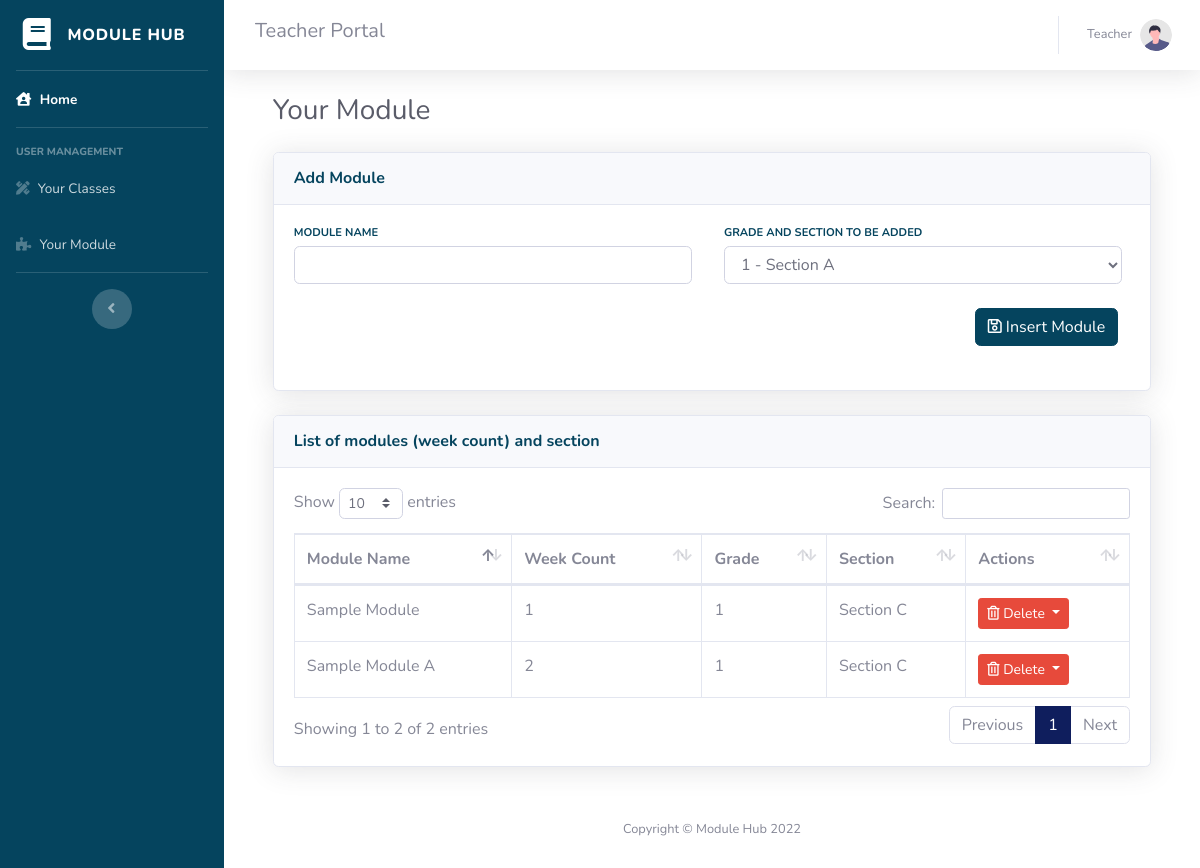
The app's page /student/modules.php (signed in), older data.
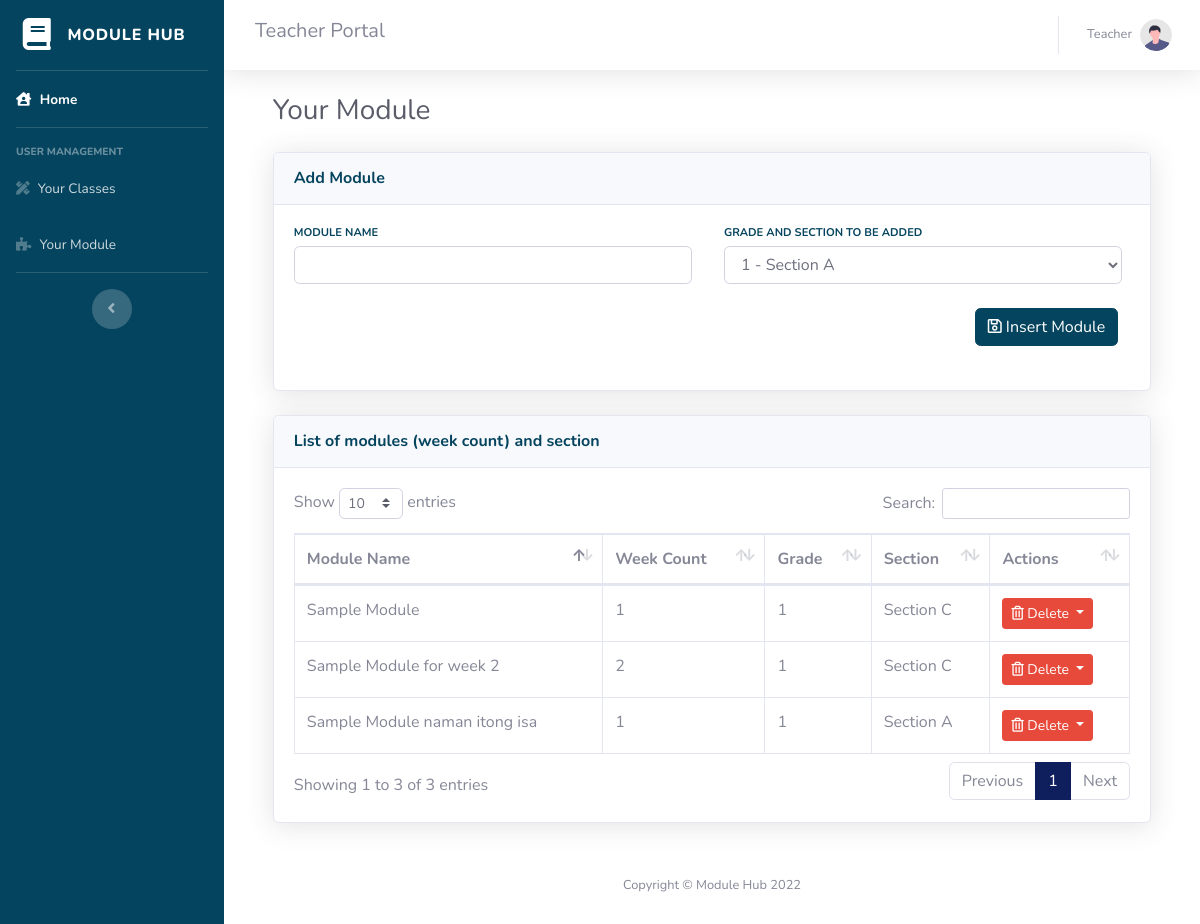
The same page, newer data.
### tables this page shows
CREATE TABLE `module` (
  `id` int(12) NOT NULL,
  `module_name` varchar(128) NOT NULL,
  `user_id` int(12) NOT NULL,
  `subject_id` int(12) NOT NULL,
  `section_id` int(11) NOT NULL,
  `teacher_id` int(12) NOT NULL,
  `count_week` int(12) NOT NULL,
  `returned` tinyint(1) NOT NULL DEFAULT 0,
  `code_unique` text DEFAULT NULL,
  `updated_at` datetime NOT NULL DEFAULT current_timestamp()
);

CREATE TABLE `subjects` (
  `id` int(11) NOT NULL,
  `code` varchar(64) DEFAULT NULL,
  `description` varchar(128) DEFAULT NULL,
  `grade` int(3) NOT NULL DEFAULT 1
);

CREATE TABLE `section` (
  `id` int(11) NOT NULL,
  `grade` int(3) NOT NULL,
  `section` varchar(32) NOT NULL,
  `teacher_id` int(12) NOT NULL DEFAULT 0
);

### student/modules.php (the view, shortened to what the changed rows need)
<?php
include("head.php");
$session_user_id = $_SESSION['user_id'];
?>
<head>
    <link href="../vendor/datatables/dataTables.bootstrap4.min.css" rel="stylesheet">
</head>
<body id="page-top">
    <div id="wrapper">
        <?php include("sidebar.php"); ?>
        <div id="content-wrapper" class="d-flex flex-column">
            <div id="content">
                <div class="container-fluid">
                    <h1 class="h3 mb-2 text-gray-800">Your Module</h1>
                    <div class="card shadow mb-4">
                        <div class="card-body">
                            <div class="table-responsive">
                                <table class="table table-bordered" id="dataTable" width="100%" cellspacing="0">
                                    <thead>
                                        <tr>
                                            <th>Module Name</th>
                                            <th>Week Count</th>
                                            <th>Grade</th>
                                            <th>Section</th>
                                            <th>Actions</th>
                                        </tr>
                                    </thead>
                                    <tbody>
                                        <?php
                                        $modules =  mysqli_query($mysqli, "SELECT * FROM module m
                                        JOIN users u ON u.id = m.user_id
                                        JOIN section s ON s.id = m.section_id
                                        JOIN subjects sbj ON sbj.id = m.subject_id
                                        WHERE m.teacher_id = '$session_user_id'
                                        GROUP BY m.code_unique");
                                        while ($module = mysqli_fetch_array($modules)) {
                                        ?>
                                            <tr>
                                                <td><?php echo $module["module_name"]; ?></td>
                                                <td><?php echo $module["count_week"]; ?></td>
                                                <td><?php echo $module["grade"]; ?></td>
                                                <td><?php echo $module["section"]; ?></td>
                                                <td>
                                                    <button class="btn btn-danger btn-secondary dropdown-toggle btn-sm" type="button" id="dropdownMenuButton" data-toggle="dropdown" aria-haspopup="true" aria-expanded="false">
                                                        <i class="far fa-trash-alt"></i> Delete
                                                    </button>
                                                </td>
                                            </tr>
                                        <?php } ?>
                                    </tbody>
                                </table>
                            </div>
                        </div>
                    </div>
                </div>
            </div>
            <?php include("footer.php"); ?>
</body>
</html>

Row changes from the older to the newer data that the page shows:
removed module: module_name "Sample Module A", count_week "2", subject.grade "1", section.section "Section C"
added module: module_name "Sample Module for week 2", count_week "2", subject.grade "1", section.section "Section C"
added module: module_name "Sample Module naman itong isa", count_week "1", subject.grade "1", section.section "Section A"
Text that changed along with them:
text written by a page script: "Show entries Search: Showing 1 to 2 of 2 entries Previous 1 Next" → "Show entries Search: Showing 1 to 3 of 3 entries Previous 1 Next"
